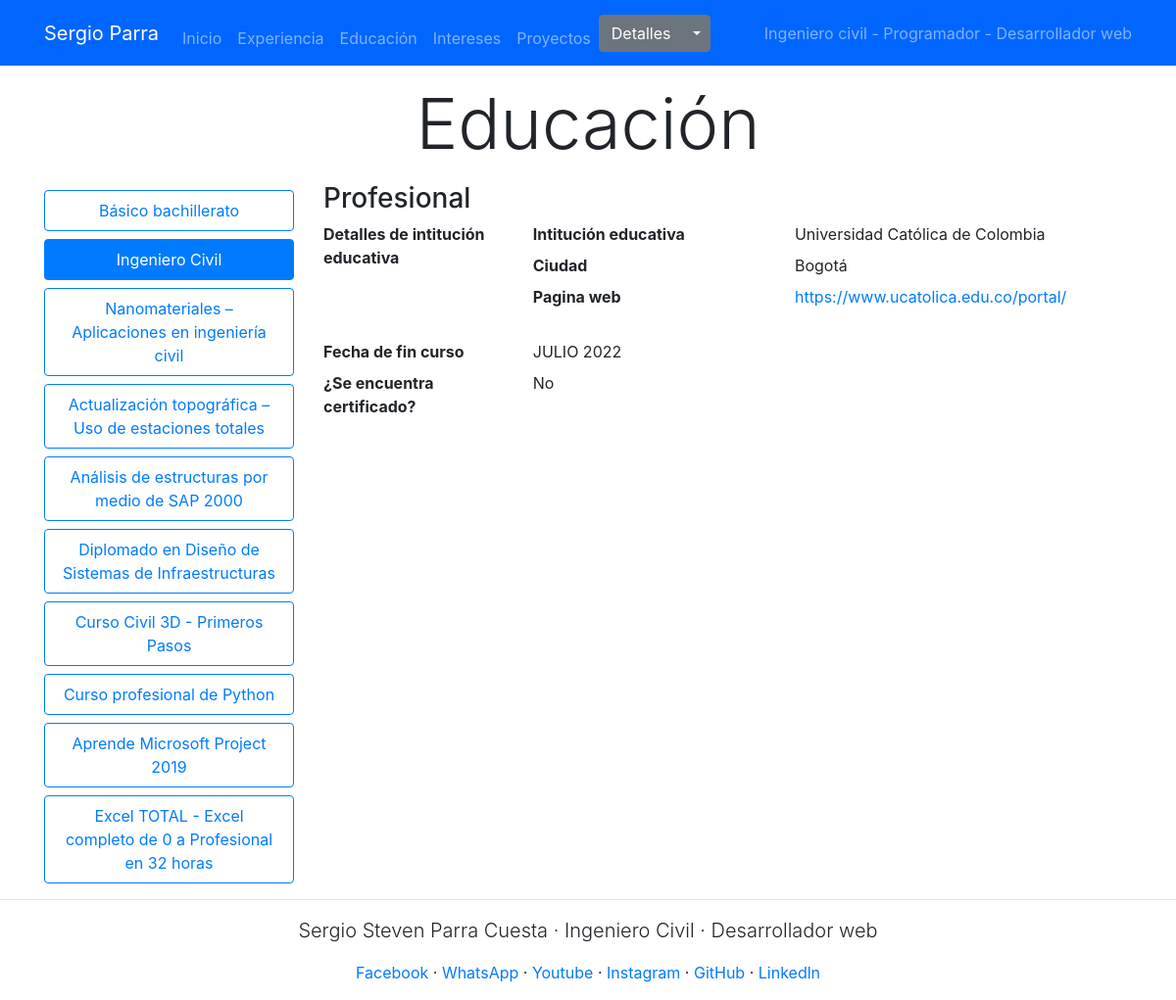
The page /educacion/0 on the database its author committed.
### gestion_HV/models.py (models this page shows, shortened)
class profesional_education(models.Model):
    title=models.CharField(max_length=100, verbose_name="Titulo")
    institute=models.CharField(max_length=100, verbose_name="Instituto educativo")
    start_date=models.DateField(verbose_name="Fecha de inicio")
    ending_date=models.DateField(null=True, blank=True, verbose_name="Fecha final")
    web_page=models.CharField(max_length=75, verbose_name="Pagina web")
    diploma=models.FileField(upload_to='fields/diploma', max_length=100, null=True, blank=True, verbose_name="Adjuntar diploma")
    certificate=models.BooleanField(verbose_name="Está certificado el titulo?")
    description=models.TextField(null=True, blank=True, verbose_name="Descripción del curso")
    type_estudy=models.CharField(max_length=75, verbose_name="Tipo de estudio", choices=choises.TTITLES_STUDIES_CHOICES)
    city=models.CharField(max_length=50, verbose_name="Ciudad - municipio")
    class Meta:
        verbose_name="Estudio profesional"
        verbose_name_plural="Estudios profesionales"
        ordering=['start_date']

### gestion_HV/views.py (the view)
# urls.py: path('educacion/<int:id_ed>', views.education_page, name='education'),
def education_page(request, id_ed):
    if id_ed==0:
        id_ed=1
    edc=education_details()
    data_nav=zip(edc.query_common('id'),edc.query_common('title'))
    data=zip(edc.query_common('id'), edc.query_common('type_estudy'), edc.query_common('institute'),  edc.query_common('city'), edc.date(), edc.query_common('web_page'), edc.query_common('description'), edc.query_common('certificate'), edc.query_common('diploma'))
    return render(request, "education.html", {"data_nav":data_nav, "data":data ,"id_activate":id_ed})

### gestion_HV/views.py (called while the page is built)
    def query_common(self, query):
        q=education.objects.values_list(query, flat=True).annotate(custom_order=est).order_by('start_date', 'custom_order')
        return q

### mipagweb_v3/templates/education.html (shortened to what this page needs)
{% extends 'body.html' %}
{% block content %}
<div class="container">
    <h1 class="display-3 mt-3 mb-3 text-center">Educación</h1>
    <div class="row">
        <div class="col-md-3 col-12">
            <div class="nav flex-column nav-pills" id="v-pills-tab" role="tablist" aria-orientation="vertical">
                {% for id, title in data_nav %}
                    <a class="btn nav-link btn-outline-primary mt-2 {% if id == id_activate %}active{% endif %}" id="v-pills-{{id}}-tab" data-toggle="pill" href="#v-pills-{{id}}" role="tab" aria-controls="v-pills-{{id}}" aria-selected="{% if id == id_activate %}True{% else %}False{% endif %}">{{title}}</a>
                {% endfor %}
              </div>
        </div>
        <div class="col-md-9 col-12">
            <div class="tab-content" id="v-pills-tabContent">
                {% for id, type_study, institute, city, date, web_page, description, certificate, diploma in data %}
                    <div class="tab-pane fade {% if id == id_activate %}show active{% endif %}" id="v-pills-{{id}}" role="tabpanel" aria-labelledby="v-pills-{{id}}-tab">
                        <dl class="row">
                            <dt class="col-sm-3"><h3>{{type_study}}</h3></dt>
                            <dd class="col-sm-9"></dd>
                            <dt class="col-sm-3">Detalles de intitución educativa</dt>
                            <dd class="col-sm-9">
                                <dl class="row">
                                    <dt class="col-sm-5">Intitución educativa</dt>
                                    <dd class="col-sm-7">{{institute}}</dd>
                                    <dt class="col-sm-5">Ciudad</dt>
                                    <dd class="col-sm-7">{{city}}</dd>
                                    <dt class="col-sm-5">Pagina web</dt>
                                    <dd class="col-sm-7"><a href="{{web_page}}">{{web_page}}</a></dd>
                                </dl>
                            </dd>
                            <dt class="col-sm-3">Fecha de fin curso</dt>
                            <dd class="col-sm-9">{{date}}</dd>
                            <dt class="col-sm-3">¿Se encuentra certificado?</dt>
                            {% if certificate %}
                                <dd class="col-sm-9">Si</dd>
                            {% else %}
                                <dd class="col-sm-9">No</dd>
                            {% endif %}
                        </dl>
                    </div>
                {% endfor %}
            </div>
        </div>
    </div>
</div>
{% endblock %}

### mipagweb_v3/static/styles.css (style rules this page uses)
body { position: relative; }

### rows shown on the page
profesional_education: title "Básico bachillerato"
profesional_education: title "Ingeniero Civil", type_estudy "Profesional", institute "Universidad Católica de Colombia", city "Bogotá", web_page "https://www.ucatolica.edu.co/portal/", date "JULIO 2022"
profesional_education: title "Nanomateriales – Aplicaciones en ingeniería civil"
profesional_education: title "Actualización topográfica – Uso de estaciones totales"
profesional_education: title "Análisis de estructuras por medio de SAP 2000"
profesional_education: title "Diplomado en Diseño de Sistemas de Infraestructuras"
profesional_education: title "Curso Civil 3D - Primeros Pasos"
profesional_education: title "Curso profesional de Python"
profesional_education: title "Aprende Microsoft Project 2019"
profesional_education: title "Excel TOTAL - Excel completo de 0 a Profesional en 32 horas"
